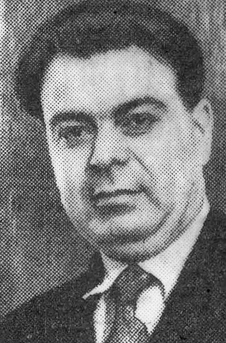
#> input picture ass2/part3/halftone.png, 226 x 343 px, shrunk from 493 x 748 before the run
$ python filtering.py
#> lines starting #> are read from the running program, lines starting #| are printed output that depends on the picture
import numpy as np
import matplotlib.pyplot as plt
from PIL import Image
from matplotlib.patches import Circle
import warnings
import os
from datetime import datetime
warnings.filterwarnings('ignore')

# Create results folder
RESULTS_DIR = "results"
if not os.path.exists(RESULTS_DIR):
    os.makedirs(RESULTS_DIR)
    print(f"Created results directory: {RESULTS_DIR}")

def save_image(image, filename, cmap='gray'):
    filepath = os.path.join(RESULTS_DIR, filename)
    plt.figure(figsize=(10, 10))
    plt.imshow(image, cmap=cmap)
    plt.axis('off')
    plt.tight_layout()
    plt.savefig(filepath, bbox_inches='tight', dpi=150)
    plt.close()
    print(f"Saved: {filepath}")

def save_figure(fig, filename):
    filepath = os.path.join(RESULTS_DIR, filename)
    fig.savefig(filepath, bbox_inches='tight', dpi=150)
    print(f"Saved: {filepath}")

def load_image(image_path):
#> called with image_path = 'halftone.png'
    img = Image.open(image_path).convert('L')
#> img is the input picture: PIL image 226x343 L; min 0, max 255, mean 120.1
    img_array = np.array(img, dtype=np.float64)
#| Image shape: (343, 226)
    return img_array

def compute_fft(image):
    fft = np.fft.fft2(image)
    fft_shifted = np.fft.fftshift(fft)
    return fft_shifted

def visualize_spectrum(fft_shifted, title="Fourier Spectrum", save_name=None):
#> called with fft_shifted = array of shape (343, 226), title = 'Part (a): Fourier Spectrum (Centered)', save_name = '01_fft_spectrum.png'
    magnitude = np.abs(fft_shifted)
    log_magnitude = np.log(1 + magnitude)
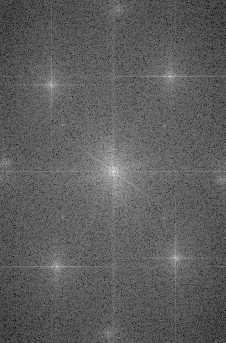
#> log_magnitude: shape (343, 226) float64; min 3.22, max 16.05, mean 7.94; drawn with min black and max white

    plt.figure(figsize=(10, 8))
    plt.imshow(log_magnitude, cmap='gray')
    plt.colorbar(label='Log Magnitude')
    plt.title(title)
    plt.xlabel('Frequency u')
    plt.ylabel('Frequency v')

    if save_name:
        save_figure(plt.gcf(), save_name)
#> in save_figure, `fig.savefig(filepath, bbox_inches='tight', dpi=150)`:
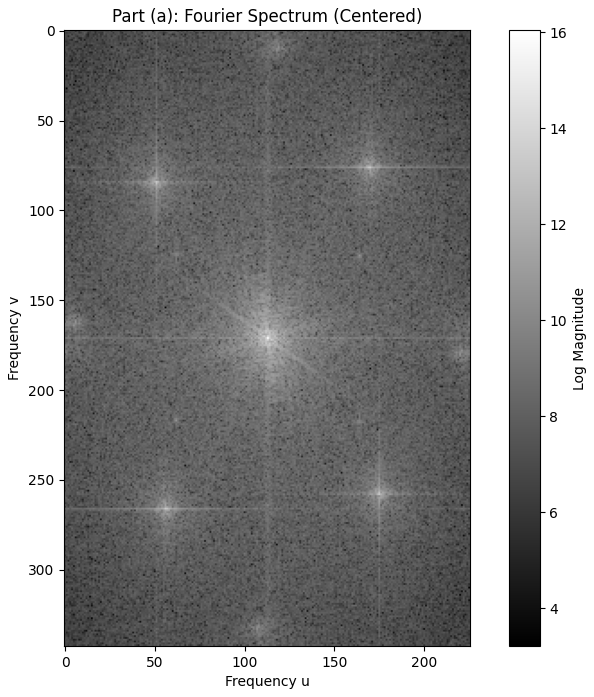
#> figure drawn by matplotlib, 2 panels

    return log_magnitude

def manual_spike_selection(log_magnitude, num_spikes=4):
    plt.figure(figsize=(12, 10))
    plt.imshow(log_magnitude, cmap='gray')
    plt.title('Click on halftone frequency spikes')
    plt.colorbar(label='Log Magnitude')

#> (the run stopped early here; a loop or call above may not have finished)
